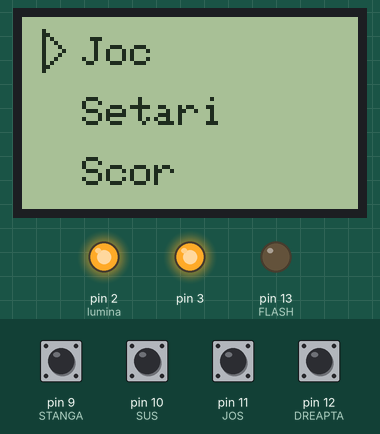
This sketch was run on a simulated Arduino Uno, built with avr-gcc and run on an emulated ATmega328P. On the bench: 84×48 one-colour display, output pins drawn as LEDs (lit = HIGH). The test bench sets the inputs (shaded band); at power-on: pin 9 (STANGA), pin 10 (SUS), pin 11 (JOS), pin 12 (DREAPTA) HIGH. Random numbers use the default seed unless the sketch sets one.

Above: at 2.9 s.
3.0 s: pin 12 (DREAPTA) pulled LOW for 0.15 s
At 3.8 s:
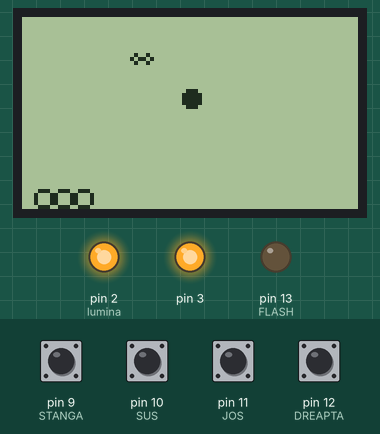
5.7 s: pin 10 (SUS) pulled LOW for 0.15 s
At 7.8 s:
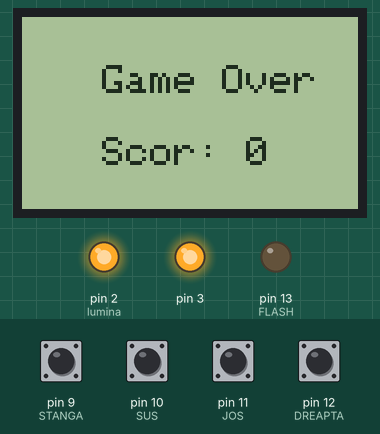
8.8 s: pin 11 (JOS) pulled LOW for 0.15 s
At 9.4 s:
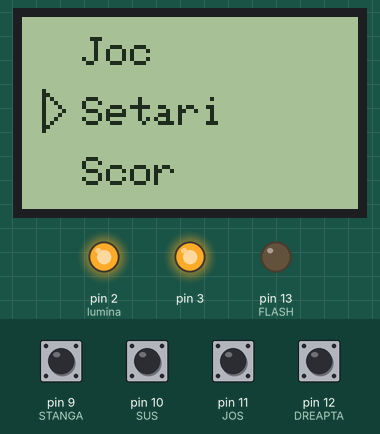
10.4 s: pin 12 (DREAPTA) pulled LOW for 1 s
At 12.3 s:
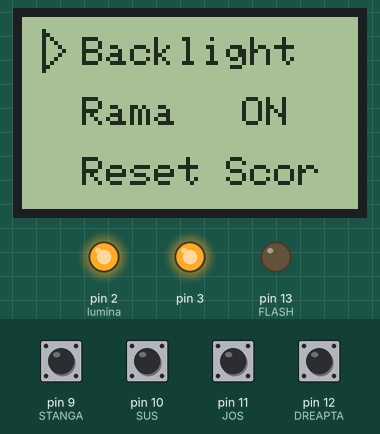
12.9 s: pin 11 (JOS) pulled LOW for 1 s
At 14.5 s:
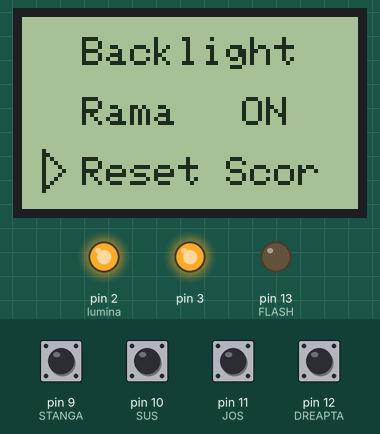
15.4 s: pin 9 (STANGA) pulled LOW for 0.15 s
At 16.4 s:
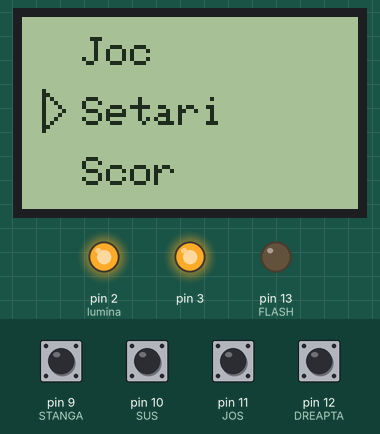
Timing chart, 0 to 18.0 s (numbered marks = the images above; inputs shaded):
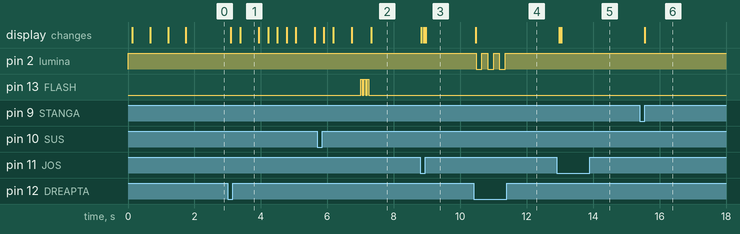

The sketch:

fin.ino
```cpp
#include <EEPROM.h>
#include <SPI.h>
#include <Adafruit_GFX.h>
#include <Adafruit_PCD8544.h>

Adafruit_PCD8544 display = Adafruit_PCD8544(4, 5, 6, 7, 8);  //pinii ecranului

#define SUS 10
#define JOS 11
#define STANGA 9
#define DREAPTA 12 //pinii tastelor

#define FLASH 13 //pinul ledului

#define MAX_WIDTH 84
#define MAX_HEIGHT 44 //dimensiunea ecranului in pixeli

#define lumina 2
#define marime_sarpe 1


boolean dstanga = false, ddreapta = false, dsus = false, djos = false; // directia in care se misca sarpele
int stanga, dreapta, sus, jos;

int x[50], y[50], tempx = 10, tempy = 10, xx, yy;
int i, lung_sarpe;

int xfruct, yfruct; //coordonatele fructului

int viata=3, k, z=3, j; //viata jucatorului

int Scor = 0, ok = 0;
int timp = 280;
boolean sfarsit = false;

int pozitie = -1, a, b;
bool slumina = true, rama = true;

//################################################
//functii pentru aprinderea ledului
void flash() {
  for(int p=0;p<=2;p++) {
    puls();
    delay(50);
  }
}

void puls() {
  digitalWrite(FLASH, HIGH);
  delay(50);
  digitalWrite(FLASH, LOW);
}

//#################################################
//functii pentru scrierea, citirea si stergerea memoriei EEPROM
void whscore(int a){
  if(EEPROM.read(0) < a)
    EEPROM.write(0, a);
}

int rhscore(){
return EEPROM.read(0);
}

void rshscore(){
EEPROM.write(0, 0);
}

//#################################################
//functii pentru meniu
void ramaf() {
  display.setCursor(55, 20);
  display.setTextSize(1);
  display.setTextColor(BLACK);
  if (rama == true)
    display.print( F("ON"));
  if (rama == false)
    display.print( F("OFF"));
  display.display();
}

void selectare(int a) {
  //display.fillRect(8, 15 * a + 5, 4, 7, BLACK);
  display.drawTriangle(5, 15*a+3, 5, 15*a+13, 10, 15*a+8, BLACK);
}

void menu(int a) {
  display.clearDisplay();
  selectare(a);
  display.setTextSize(1);
  display.setTextColor(BLACK);
  display.setCursor(15, 5);
  display.print( F("Joc"));
  display.setCursor(15, 20);
  display.print( F("Setari"));
  display.setCursor(15, 35);
  display.print( F("Scor"));
  display.display();
}

void setari() {
  display.clearDisplay();
  selectare(a);
  display.setTextSize(1);
  display.setTextColor(BLACK);
  display.setCursor(15, 5);
  display.print( F("Backlight"));
  display.setCursor(15, 20);
  display.print( F("Rama"));
  display.setCursor(15, 35);
  display.print( F("Reset Scor"));
}

//################################################################
//functii cu rol estetic
void ramaf2() {
  int i;
  display.clearDisplay();
  for(i=4;i<=46;i+=3){
    display.drawCircle(1,i,3,BLACK);
    display.drawCircle(82,i,3,BLACK);
  }
  for(i=4;i<=82;i+=3){
    display.drawCircle(i,1,3,BLACK);
    display.drawCircle(i,46,3,BLACK);
  }
}

void logo0() {
  int i, j;
  display.clearDisplay();
  for (i = 4; i <= 46; i += 4)
    for (j = 4; j <= 82; j += 4)
      display.drawCircle(j, i, 3, BLACK);
  display.display();
}

void logo1() {
  ramaf2();
  display.setTextSize(2);
  display.setTextColor(BLACK);
  display.setCursor(13, 10);
  display.print(F("SNAKE"));
  display.setCursor(42, 26);
  display.print(F("AVR"));
  display.display();
}

void logo2() {
  ramaf2();
  display.setTextSize(1);
  display.setTextColor(BLACK);
  display.setCursor(7, 7);
  display.print(F("Realizat de"));
  display.setCursor(7, 16);
  display.print(F("Maftei"));
  display.setCursor(7, 25);
  display.print(F("Alexandru"));
  display.setCursor(7, 34);
  display.print(F("Constantin"));
  display.display();
}

//##############################################
// functiile care se ocupa de miscarea sarpelui
void initial() {
  lung_sarpe = 15; // marimea initiala a sarpelui este de 5 unitati
  xfruct = display.width() / 2;
  yfruct = display.height() / 2-4;
  for (i = 0; i <= lung_sarpe; i++) {
    x[i] = 25 - 3 * i;
    y[i] = 10;
  }
  for (i = 0; i < lung_sarpe; i++)
    display.drawCircle(x[i], y[i], marime_sarpe, BLACK);
  ddreapta = true;
}

void initial2() {
  lung_sarpe = 15;
  xfruct = display.width() / 2;
  yfruct = display.height() / 2-4;
  for (i = 0; i <= lung_sarpe; i++) {
    x[i] = 25 - 3 * i;
    y[i] = 10;
  }
  ddreapta = true;
}

void miscare_sarpe() {
  while (sfarsit != true) {
    stanga = digitalRead(STANGA); //verificarea directiei
    jos = digitalRead(JOS);
    dreapta = digitalRead(DREAPTA);
    sus = digitalRead(SUS);

    for(int k=1;k<=viata;k++)
      if(k<=z)
      display.drawCircle(5*k, 45, 2, BLACK);
      else
      display.drawCircle(5*k, 45, 2, WHITE);

    if (ok == 0)
      directie();
    if (millis() % timp == 0) {
      if (ok == 0) {
        if (ddreapta == true) {
          tempx = x[0] + 3;
          tempy = y[0];
        }
        if (dstanga == true) {
          tempx = x[0] - 3;
          tempy = y[0];
        }
        if (dsus == true) {
          tempy = y[0] - 3;
          tempx = x[0];
        }
        if (djos == true) {
          tempy = y[0] + 3;
          tempx = x[0];
        }
      }
      ok = 0;
      verificare_joc();
      verificare_fruct();
      depasit();
      for (i = 0; i <= lung_sarpe; i++) { //schimbarea coordonatelor
        xx = x[i];
        yy = y[i];
        x[i] = tempx;
        y[i] = tempy;
        tempx = xx;
        tempy = yy;
      }
      deseneaza_sarpe();
    }
  }
}

void verificare_joc() {
  for (i = 1; i < lung_sarpe; i++)
    if (x[i] == x[0] && y[i] == y[0]) {
      if(viata!=0) {
        puls();
        for(j=i; j<=lung_sarpe; j++) {
          display.drawCircle(x[j], y[j], marime_sarpe, WHITE);
          x[j] = 0;
          y[j] = 0;
          }
        lung_sarpe=i;
        z-=1;}
      else {
        sfarsit_joc();
        reseteaza_joc();}
        }
}

void verificare_fruct() {
  if (x[0] == xfruct or x[0] == (xfruct + 1) or x[0] == (xfruct + 2) or x[0] == (xfruct - 1)){
    if (y[0] == yfruct or y[0] == (yfruct + 1) or y[0] == (yfruct + 2) or y[0] == (yfruct - 1)){
      Scor += 1; //se mareste scorul si viteza sarpelui
      lung_sarpe += 1;
      puls();
      if (timp >= 90)
        timp -= 20;

      //display.fillRect(xfruct, yfruct, 3, 3, WHITE); // stergerea fructului
      display.fillCircle(xfruct, yfruct, 3, WHITE);
      display.display();

      xfruct = random(2, 82); // crearea unui fruct nou
      yfruct = random(2, 42);
    }
  }
}

void directie() {
  if (stanga == LOW and ddreapta == false){
    dstanga = true; dsus = false; djos = false;
    tempx = x[0] - 3;
    tempy = y[0];
    ok = 1;
  }
  else if (dreapta == LOW and dstanga == false){
    ddreapta = true; dsus = false; djos = false;
    tempx = x[0] + 3;
    tempy = y[0];
    ok = 1;
  }
  else if (sus == LOW and djos == false){
    dsus = true; dstanga = false; ddreapta = false;
    tempy = y[0] - 3;
    tempx = x[0];
    ok = 1;
  }
  else if (jos == LOW and dsus == false){
    djos = true; dstanga = false; ddreapta = false;
    tempy = y[0] + 3;
    tempx = x[0];
    ok = 1;
  }
}

void deseneaza_sarpe() {
  display.fillCircle(xfruct, yfruct, 2, BLACK);
  display.drawCircle(x[0], y[0], marime_sarpe, BLACK);
  display.drawCircle(x[lung_sarpe], y[lung_sarpe], marime_sarpe, WHITE);
  display.display();
}

void sfarsit_joc() {
  flash();
  display.clearDisplay();
  display.setTextColor(BLACK);
  display.setTextSize(1);
  display.setCursor(20, 12);
  display.print( F("Game Over"));
  display.setCursor(20, 30);
  display.print( F("Scor: "));
  display.print(Scor);
  display.display();
  whscore(Scor);
  sfarsit = true;
  pozitie=-1;
  reseteaza_joc();
  delay(1500);
}

void reseteaza_joc() {
  display.clearDisplay();
  lung_sarpe = 15;
  Scor = 0;
  timp = 280;
  viata = 3;
  z = 3;
}

void depasit() {
  if (tempx <= 0 || tempx >= MAX_WIDTH || tempy <= 0 || tempy >= MAX_HEIGHT) //se verifica daca sarpele a atins rama ecranului cu capul
    if (rama == true) { // daca rama este activa se termina jocul
      sfarsit_joc();
      reseteaza_joc();
    }
    else { //daca nu se reajusteaza pozitia
      if (tempx <= 0)
        tempx = MAX_WIDTH + tempx;
      if (tempx >= MAX_WIDTH)
        tempx = tempx - MAX_WIDTH;
      if (tempy <= 0)
        tempy = MAX_HEIGHT + tempy;
      if (tempy >= MAX_HEIGHT)
        tempy = tempy - MAX_HEIGHT;
    }
}

//####################################################
//functiile principale ale programului
void setup() {
  pinMode(3, OUTPUT);
  pinMode(lumina, OUTPUT);
  pinMode(FLASH, OUTPUT);

  digitalWrite(3, HIGH);
  digitalWrite(FLASH, LOW);
  digitalWrite(lumina, slumina);

  display.begin();
  display.setContrast(49);
  display.clearDisplay();
  //crearea comunicatiei, setarea contrastului si golirea ecranului

  pinMode(SUS, INPUT);
  pinMode(JOS, INPUT);
  pinMode(DREAPTA, INPUT);
  pinMode(STANGA, INPUT);

  digitalWrite(SUS, HIGH);
  digitalWrite(JOS, HIGH);
  digitalWrite(DREAPTA, HIGH);
  digitalWrite(STANGA, HIGH);

  logo0();
  delay(500);
  logo1();
  delay(500);
  logo2();
  delay(500);

  initial();
}

void loop() {

  menu(b);
  if (digitalRead(SUS) == LOW && b != 0)
    b--;
  if (digitalRead(JOS) == LOW && b != 2)
    b++;
  if (digitalRead(DREAPTA) == LOW)
    pozitie=b;

  switch (pozitie) {

    case 0:
      while (pozitie == 0) {
        display.clearDisplay();
        miscare_sarpe();
      }
      sfarsit=false;
      initial2();
      break;

    case 1:
      a = 0;
      while (pozitie == 1) {
        setari();
        ramaf();
        if (digitalRead(SUS) == LOW && a != 0)
          a--;
        if (digitalRead(JOS) == LOW && a != 2)
          a++;
        if (digitalRead(DREAPTA) == LOW) {
          delay(10);
          if (a == 0) {
            if ( slumina == true )
              slumina = false;
            else
              slumina = true;
            digitalWrite(2, slumina);
            delay(100);
          }
          if (a == 1)
            if ( rama == true )
              rama = false;
            else
              rama = true;
          if (a == 2) {
            rshscore();
            puls();
            delay(100);
            puls();
          }
        }
        if (digitalRead(STANGA) == LOW && pozitie != 0)
          pozitie = -1;
        delay(50);
      }
      break;

      case 2:
      while (pozitie = 2 && digitalRead(STANGA) != LOW) {
        display.clearDisplay();
        display.setTextSize(3);
        display.setTextColor(BLACK);
        display.setCursor(10, 15);
        display.print(rhscore());
        display.display();
      }
      pozitie=-1;
      break;
  }
  delay(50);
}
```

Measured:
- after the input at 3.0 s, the display: first changes after 0.09 s (image 1 shows a later state)
- after the input at 5.7 s, pin 13 (FLASH): alternates HIGH for 0.05 s and LOW for 0.05 s, 6 changes in all, then stays LOW, starting after 1.3 s
- after the input at 10.4 s, pin 2 (lumina): alternates HIGH for 0.18 s and LOW for 0.18 s, 6 changes in all, then stays HIGH, starting after 0.08 s; the display: changes after 0.07 s (image 4)
- after the input at 12.9 s, the display: first changes after 0.08 s (image 5 shows a later state)
- after the input at 15.4 s, the display: changes after 0.15 s (image 6)
